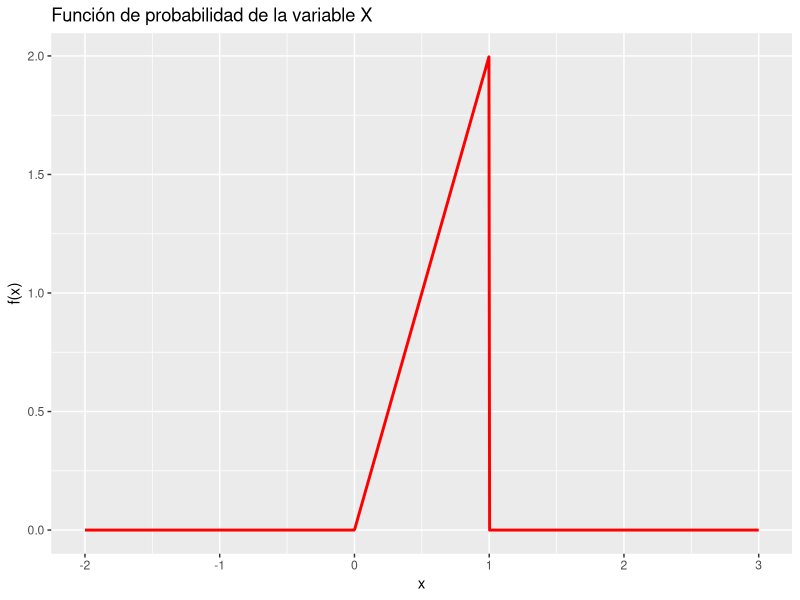
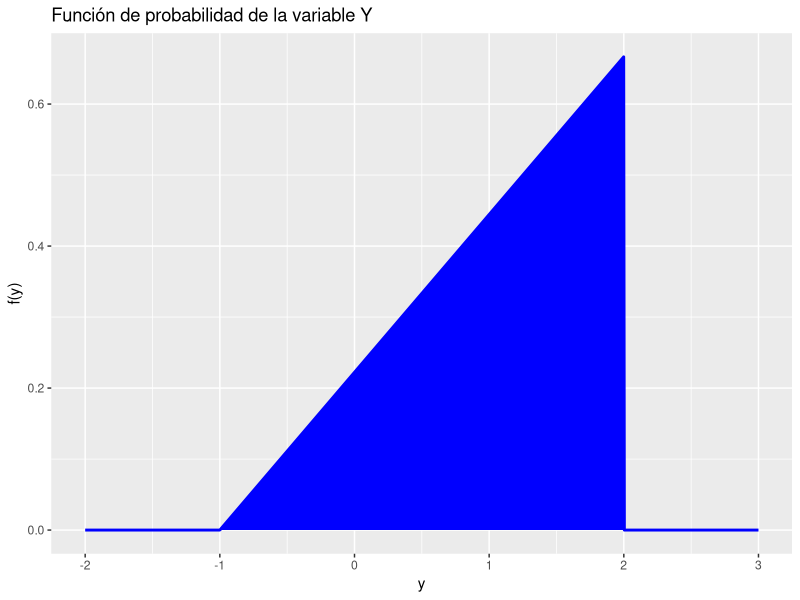
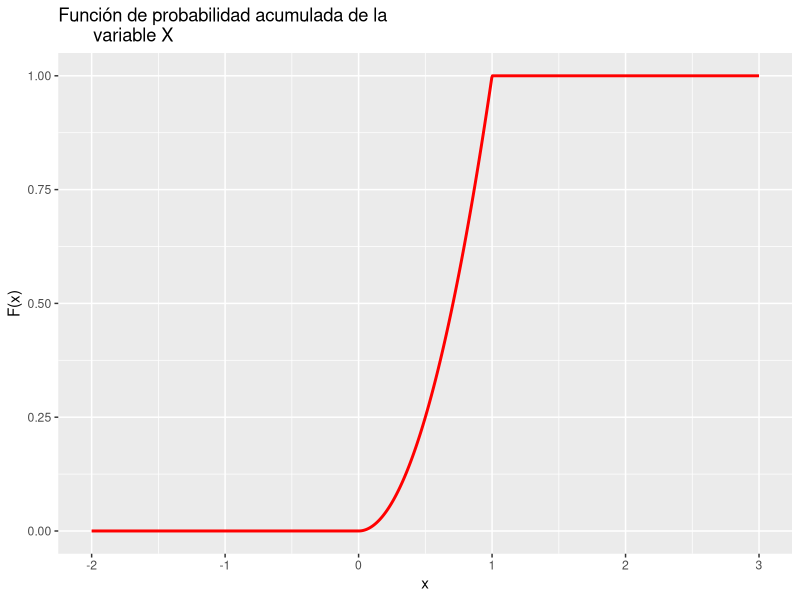
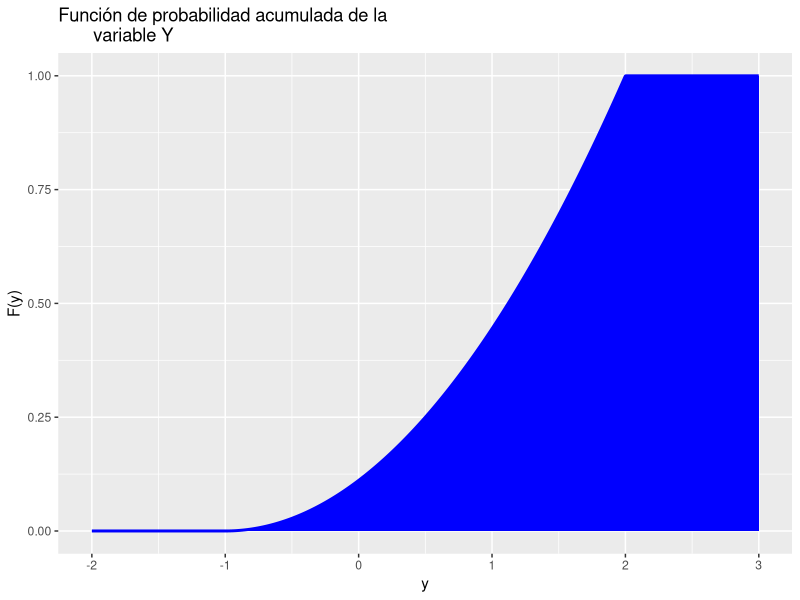
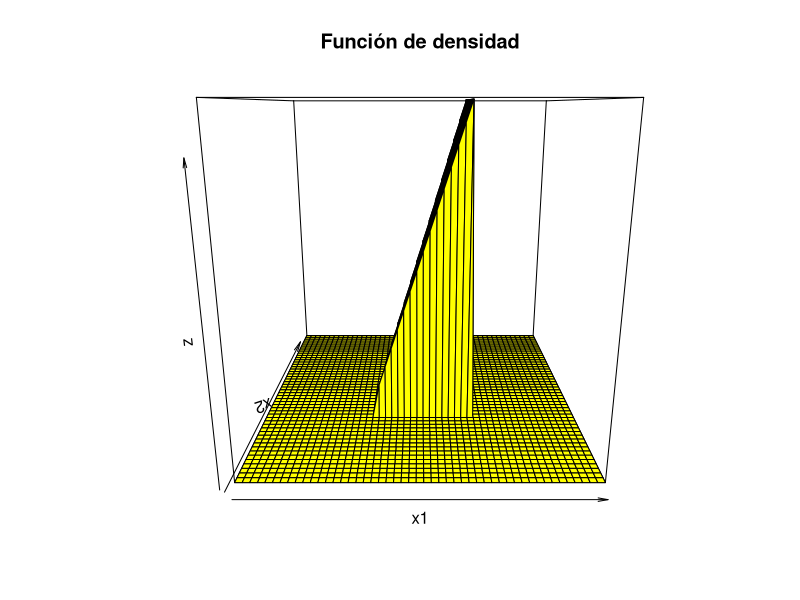
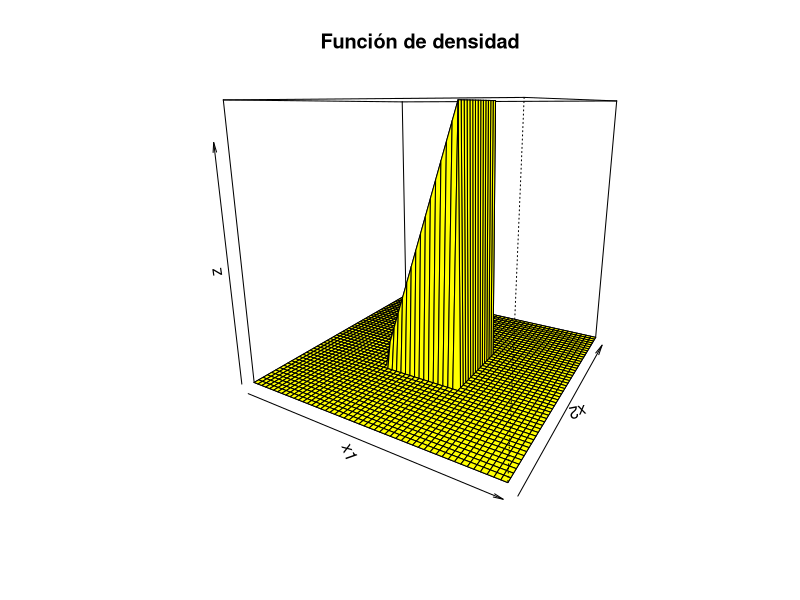
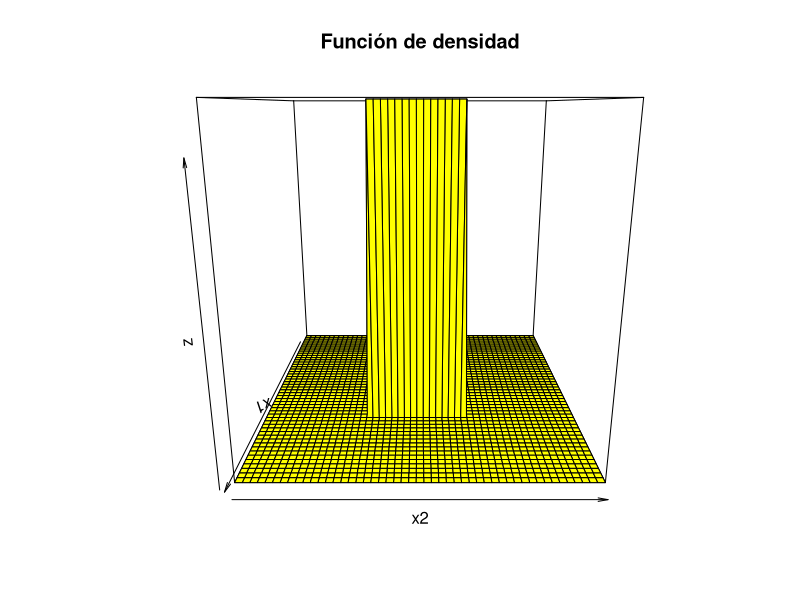
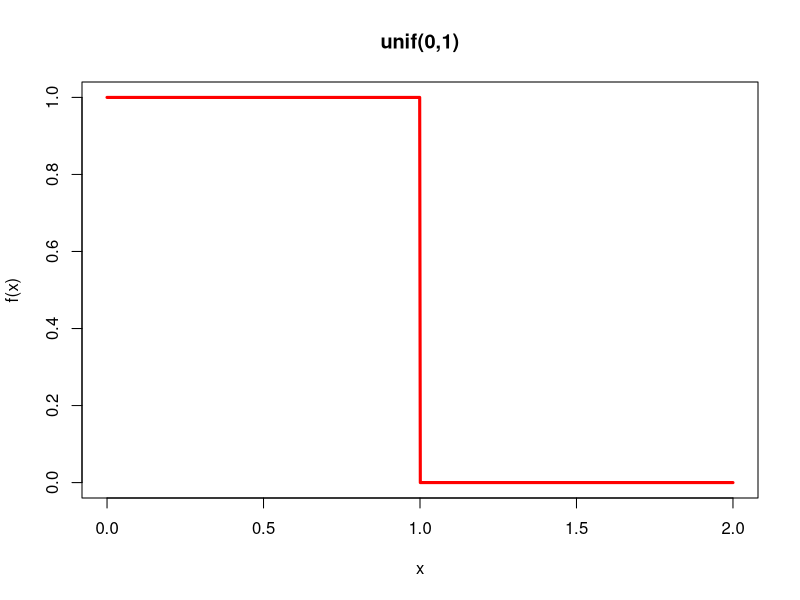

The R script that drew these images, in order:
## ---- chunk 1
library(tidyverse)
## ---- chunk 2
f.z <- function(x) (2 * x) * (x > 0) * (x < 1)
z <- seq(-2, 3, length = 1000)
tab.fz <- data.frame(x = z, f.x = f.z(z))
ggplot( tab.fz,  aes(x = x, y = f.x))+ geom_line(color = "red", size= 1) + 
  labs(x = "x", y="f(x)", title = "Función de probabilidad de la variable X")

f.w <-function(x) (2 / 9 * (x + 1)) * (x>-1) * (x<2)
tab.fw <- data.frame(y = z, f.y = f.w(z))
ggplot( tab.fw,  aes(x = y, y = f.y)) + 
  geom_area(color = "blue", fill = "blue",size = 1) + 
  labs(x = "y", y="f(y)", title = "Función de probabilidad de la variable Y")

F.z <-function(x) (x ^ 2) * (x > 0) * (x < 1) + 1 * (x >= 1)
tab.Fz <- data.frame(x = z, F.x = F.z(z))
ggplot( tab.Fz,  aes(x = x, y = F.x))+  geom_line(color = "red", size= 1) + 
  labs(x = "x", y="F(x)", title = "Función de probabilidad acumulada de la 
       variable X")

F.w <-function(x) (((x+1)/3)^2)*(x>-1)*(x<2)+1*(x>=2)
tab.Fw <- data.frame(y = z, F.y = F.w(z))
ggplot( tab.Fw,  aes(x = y, y = F.y))+   geom_area(color = "blue", fill = "blue",
                                                   size = 1) + 
  labs(x = "y", y="F(y)", title = "Función de probabilidad acumulada de la 
       variable Y")

## ---- chunk 3
f <- function(x1, x2) 3 * x1* (x2 >  0) *(x1 > x2) * (1 > x1)
x1 <- seq(from = -1, to = 2, length = 50)
x2 <- x1
z <- outer(x1, x2, f)
persp(x1,x2,z, main = "Función de densidad", col = "yellow", theta = 0, phi = 15)
persp(x1,x2,z, main = "Función de densidad", col = "yellow", theta = 30, phi = 15)
persp(x1,x2,z, main = "Función de densidad", col = "yellow", theta = 90, phi = 15)
## ---- chunk 4
x <- seq(0, 2, length = 1000)
plot(x, dunif(x, 0, 1), type = "l", lwd = 3, main = "unif(0,1)", xlab = "x", 
     ylab = "f(x)", col = "red1")
plot(x, dexp(x,10), type = "l", lwd = 3, main = "exp(10)",xlab = "y", 
     ylab = "f(y)", col = "red1")
## ---- chunk 5
lambda <- 10
M.x <- function(t) lambda / (lambda - t) 
t <- seq(10, 100, length = 1000)
plot(t, M.x(t), type = "l", lwd = 3, main = "Función generadora de momentos", 
     xlab = "t", ylab = "M(t)", col = "green")

lambda <- 10
dM.x <- function(t) lambda / (lambda - t) ^ 2
t <- seq(0, 5, length = 1000)
plot(t, dM.x(t), type = "l", lwd = 3, main = "Primera derivada de la función 
      generadora de momentos", xlab = "t", ylab = "dM(t)/dt", col = "green1")


## ---- chunk 6
x1 <- rnorm(1000,0,1)
x2 <- rnorm(1000,0,1)
fz <- x1 ^ 2 + x2 ^ 2
z <- seq(0, 1, length=1000)

hist(fz, main = "Ji cuadrada con 2 grados de libertad", ylab = "Probabilidad", 
     col="orange", freq = F, ylim = c(0, 0.5))
curve(dchisq(x,2), add=T, lwd=3, col="red")

mean(z)
var(z)
## ---- chunk 7

## ---- chunk 8

